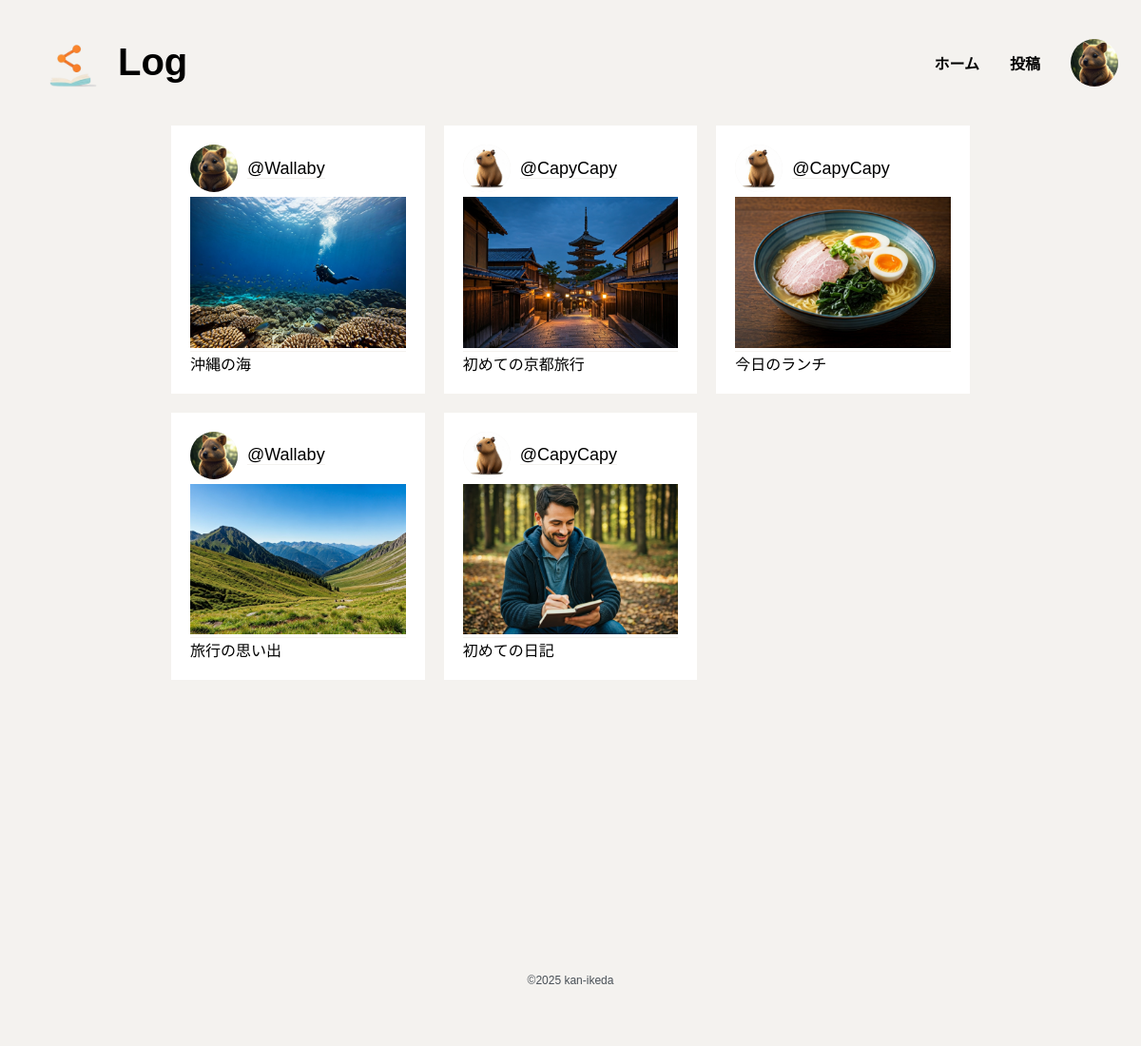
Screenshot of / (signed in) with the database file from the repository.
### accounts/models.py (models this page shows, shortened)
class Profile(models.Model):
    user = models.OneToOneField(User, on_delete=models.CASCADE)
    bio = models.TextField(max_length=500, blank=True)
    birth_date = models.DateField(null=True, blank=True)
    avatar = models.ImageField(upload_to='avatars/', null=True, blank=True)

### mylog/models.py (models this page shows, shortened)
class Log(models.Model):
    title = models.CharField('タイトル', max_length=100)
    image = models.ImageField('画像', upload_to='logs/', blank=True, null=True)
    date = models.DateField('日付', auto_now_add=True)
    author = models.ForeignKey(User, on_delete=models.CASCADE, verbose_name='作者')
    content = models.TextField('内容', blank=True, null=True)
    tags = models.ManyToManyField(Tag, related_name='タグ')
    datetime = models.DateTimeField(auto_now_add=True)
    is_public = models.BooleanField(default=True)
    def truncated_title11(self, length=11):
        if len(self.title) > length:
            return self.title[:length] + "…"
        return self.title

### mylog/views.py (the view)
# urls.py: path('',views.LogListView.as_view(), name='log_list'), #ホーム（日記一覧）
class LogListView(ListView):
    model = Log
    template_name = 'mylog/log_list.html'
    context_object_name = 'logs'
    ordering = ['-datetime']
    def get_queryset(self):
        return Log.objects.filter(is_public=True).order_by('-datetime')

### templates/mylog/log_list.html (shortened to what this page needs)
{% extends 'base.html' %}
{% load static %}
{% block extra_css %}
<link rel="stylesheet" type="text/css" href="{% static 'css/log_list.css' %}">
{% endblock %}
{% block content %}
<div class="body">
    {% for log in logs %}
    <div class="logs">
        <div class="logs_area bg-w">
            <div class="log bg-w">
                <div class="user_id_icon bg-w">
                    <div class="user_icon bg-w">
                        {% if log.author.profile.avatar %}
                            <img src="{{ log.author.profile.avatar.url }}" alt="ユーザーアイコン">
                        {% else %}
                            <img src="{% static 'images/user_icon.jpg' %}" alt="デフォルトユーザーアイコン">
                        {% endif %}
                    </div>
                    <div class="user_name">
                        <a href="{% url 'mylog:log_detail' log.pk %}" class="bg-w">
                            @{{ log.author}}
                        </a>
                    </div>
                </div>
                {% if log.image %}
                    <div class="log_img">
                        <a href="{% url 'mylog:log_detail' log.pk %}" class="bg-w">
                            <img src="{{ log.image.url }}" alt="投稿画像">
                        </a>
                    </div>
                {% else %}
                    <div class="log_img bg-w">
                        <a href="{% url 'mylog:log_detail' log.pk %}" class="bg-w">
                            <img src="{% static 'images/NoImage.jpg' %}" alt="投稿画像">
                        </a>
                    </div>
                {% endif %}
                <div class="title_user bg-w">
                    <div class="log_title bg-w">
                        <a href="{% url 'mylog:log_detail' log.pk %}" class="bg-w">
                            {{ log.truncated_title11 }}
                        </a>
                    </div>
                </div>
            </div>
        </div>
    </div>
    {% endfor %}
</div>
{% endblock %}

### templates/base.html (shortened to what this page needs)
<!DOCTYPE html>
{% load static %}
<html lang="ja">
<head>
    <link rel="stylesheet" type="text/css" href="{% static 'css/base.css' %}">
    {% block extra_css %}
    {% endblock %}
</head>
<body>
    <header>
        <div class="header-logo">
            <img src="{% static 'images/logo.png'%}" alt="アイコン">
            <h1>Log</h1>
        </div>
        <div>
            <ul class="header_list">
                <li><a href="{% url 'mylog:log_list'%}">ホーム</a></li>
                <li><a href="{% url 'mylog:log_create'%}">投稿</a></li>
                <li>
                    <div class="user_icon">
                        {% if user.is_authenticated %}
                            {% if user.profile.avatar %}
                                <a href="{% url 'mylog:mypage' %}"><img src="{{ user.profile.avatar.url }}" alt="アイコン"></a>
                            {% else %}
                                <a href="{% url 'mylog:mypage' %}"><img src="{% static 'images/user_icon.jpg'%}" alt="デフォルトアイコン"></a>
                            {% endif %}
                        {% else %}
                            <a href="{% url 'mylog:mypage' %}"><img src="{% static 'images/user_icon.jpg'%}" alt="デフォルトアイコン"></a>
                        {% endif %}
                    </div>
                </li>
            </ul>
        </div>
    </header>
    <div class="bodybody">
    {% block content %}{% endblock %}
    </div>
    <footer>
        <p>©2025 kan-ikeda</p>
    </footer>
</body>
</html>

### static/css/base.css (style rules this page uses)
* { background-color: #F4F2EF; color: black; text-align: center; }
body { font-family: sans-serif; margin: 0; }
header { display: flex; padding: 16px 24px; justify-content: space-between; align-items: center; }
a { text-decoration: none; }
.header-logo { display: flex; font-weight: bold; font-size: 20px; }
.header_list { display: flex; align-items: center; gap: 32px; font-size: 16px; font-weight: bold; }
img { width: 100px; height: 100px; }
ul { padding-left: 0; }
li { list-style: none; }
.user_icon img { width: 50px; height: 50px; border-radius: 50%; }
.bg-w { background-color: #fff; }
footer { padding: 50px 0; margin: 30px 0 0 0; }
footer p { font-size: 12px; color: #495057; }
.bodybody { min-height: 100vh; }

### static/css/log_list.css (style rules this page uses)
.body { width: 70%; margin: 0 auto; display: grid; grid-template-columns: repeat(3, 1fr); gap: 20px; }
.logs { display: flex; background-color: #fff; }
.log { width: 100%; height: auto; background-color: #fff; }
.title_user { display: flex; justify-content: space-between; background-color: #fff; }
.logs_area { margin: 20px; }
.log_img img { width: 100%; height: auto; }
.user_id_icon { display: flex; align-items: center; margin: 0 0 5px 0; }
.user_name { margin: 0 0 0 10px; font-size: 18px; }
.user_icon img { display: block; }

### rows the page displays
Log: author.profile.avatar (picture), author "Wallaby", image (picture), truncated_title11 "沖縄の海"
Log: author.profile.avatar (picture), author "CapyCapy", image (picture), truncated_title11 "初めての京都旅行"
Log: author.profile.avatar (picture), author "CapyCapy", image (picture), truncated_title11 "今日のランチ"
Log: author.profile.avatar (picture), author "Wallaby", image (picture), truncated_title11 "旅行の思い出"
Log: author.profile.avatar (picture), author "CapyCapy", image (picture), truncated_title11 "初めての日記"
